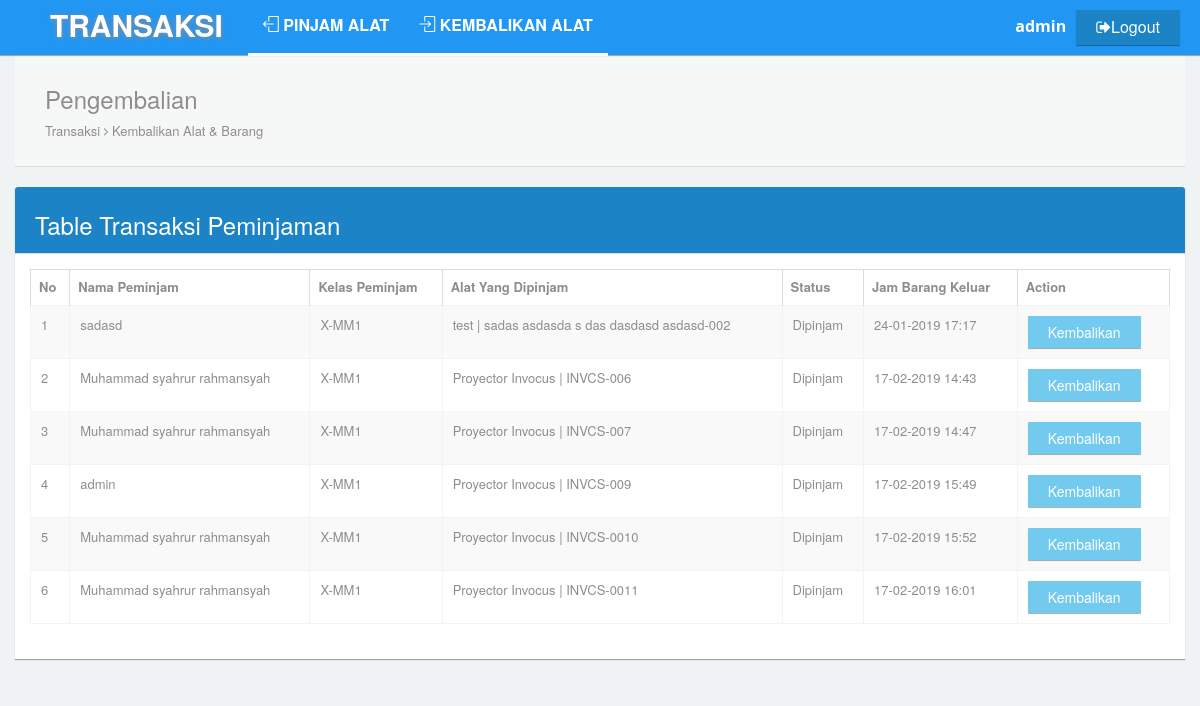
The page /user/index.php?page=kembali (signed in) on the database its author committed.
### tables this page shows
CREATE TABLE `alat` (
  `id` int(11) NOT NULL,
  `Nama Barang` varchar(200) NOT NULL,
  `brand` varchar(200) NOT NULL,
  `model` varchar(200) NOT NULL,
  `kode` varchar(200) NOT NULL,
  `n_aset` varchar(255) NOT NULL,
  `status` varchar(255) NOT NULL
);

CREATE TABLE `transaksi` (
  `id` int(50) NOT NULL,
  `n_peminjam` varchar(250) NOT NULL,
  `k_peminjam` varchar(250) NOT NULL,
  `jk_peminjam` varchar(250) NOT NULL,
  `alat` int(250) NOT NULL,
  `status` varchar(255) NOT NULL,
  `jam_keluar` varchar(250) NOT NULL,
  `jam_kembali` varchar(250) NOT NULL,
  `n_pengembali` varchar(255) NOT NULL,
  `k_pengembali` varchar(255) NOT NULL,
  `jk_pengembali` varchar(255) NOT NULL
);

### user/page/kembali/index.php (the view)
<div class="panel box-shadow-none content-header">
    <div class="panel-body">
      <div class="col-md-12">
          <h3 class="animated fadeInLeft">Pengembalian</h3>
          <p class="animated fadeInDown">
            Transaksi <span class="fa-angle-right fa"></span> Kembalikan Alat & Barang
          </p>
      </div>
    </div>
</div>
<div class="row">
    <div class="col-md-12">
     <div class="panel">
        <div class="panel-heading bg-primary">
            <h3 class="text-white">Table Transaksi Peminjaman</h3>
             </div>
            <div class="panel-body">
                <div class="table-responsive">
                    <table class="table table-striped table-bordered table-hover" id="dataTables-example">
                        <thead>
                            <tr>
                                <th>No</th>
                                <th>Nama Peminjam</th>
                                <th>Kelas Peminjam</th>
                                <th>Alat Yang Dipinjam</th>
                                <th>Status</th>
                                <th>Jam Barang Keluar</th>
                                <th>Action</th>
                            </tr>
                        </thead>
                        <tbody>
                        <?php
                            $no = 1;
                            $sql = $koneksi->query("SELECT * FROM `transaksi` WHERE `status`='Dipinjam'");
                            while ($data=$sql -> fetch_assoc()){
                                $id_alat = $data['alat'];
                                $sql2 = $koneksi->query("SELECT * FROM `alat` WHERE `id`='$id_alat'");
                                while ($data2 = $sql2->fetch_assoc()) {
                                    $n_aset = $data2['n_aset'];
                                    $n_barang = $data2['Nama Barang'];
                                    $hasil = "$n_barang | $n_aset";
                                ?>
                        <tr>
                            <td><?php echo $no++; ?></td>
                            <td><?php echo $data['n_peminjam'];?></td>
                            <td><?php echo $data['k_peminjam'];?></td>
                            <td><?php echo $hasil;?></td>
                            <td><?php echo $data['status'];?></td>
                            <td><?php echo $data['jam_keluar'];?></td>
                            <td>
                                <a href="?page=kembali&action=proses&id=<?php echo $data['id'];?>&alat=<?php echo $data['alat'];?>" class="btn btn-info">Kembalikan</a>
                            </td>
                            </tr>
                        <?php } } ?>
                        </tbody>
                    </table></div>
            </div></div></div></div>

### rows shown on the page
transaksi: n_peminjam "sadasd", k_peminjam "X-MM1", status "Dipinjam", jam_keluar "24-01-2019 17:17"
alat: hasil "test | sadas asdasda s das dasdasd asdasd-002"
transaksi: n_peminjam "Muhammad syahrur rahmansyah", k_peminjam "X-MM1", status "Dipinjam", jam_keluar "17-02-2019 14:43"
alat: hasil "Proyector Invocus | INVCS-006"
transaksi: n_peminjam "Muhammad syahrur rahmansyah", k_peminjam "X-MM1", status "Dipinjam", jam_keluar "17-02-2019 14:47"
alat: hasil "Proyector Invocus | INVCS-007"
transaksi: n_peminjam "admin", k_peminjam "X-MM1", status "Dipinjam", jam_keluar "17-02-2019 15:49"
alat: hasil "Proyector Invocus | INVCS-009"
transaksi: n_peminjam "Muhammad syahrur rahmansyah", k_peminjam "X-MM1", status "Dipinjam", jam_keluar "17-02-2019 15:52"
alat: hasil "Proyector Invocus | INVCS-0010"
transaksi: n_peminjam "Muhammad syahrur rahmansyah", k_peminjam "X-MM1", status "Dipinjam", jam_keluar "17-02-2019 16:01"
alat: hasil "Proyector Invocus | INVCS-0011"

### other values the page prints
$_SESSION['nama'] "admin"
